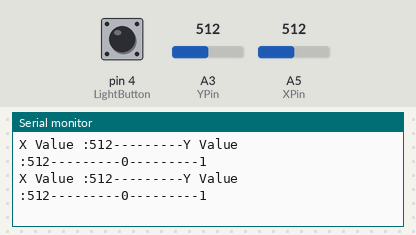
The sketch below on a simulated Arduino Nano, built with avr-gcc and run on an emulated ATmega328P. Shown: the last lines printed to the serial monitor. The test bench sets the inputs (shaded band); at power-on: A3 (YPin) = 512, pin 4 (LightButton) HIGH, A5 (XPin) = 512. No radio packets arrive unless stated.

Above: at 1.2 s.
1.3 s: A3 (YPin) set to 986
At 1.39 s:
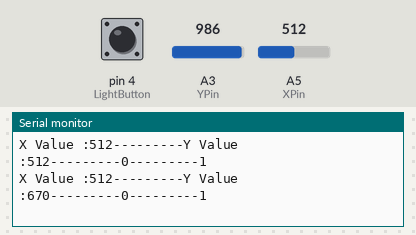
2.8 s: A3 (YPin) set to 1013
At 2.82 s:
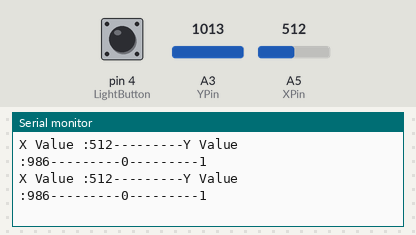
Timing chart, 0 to 5.8 s (numbered marks = the images above; inputs shaded):
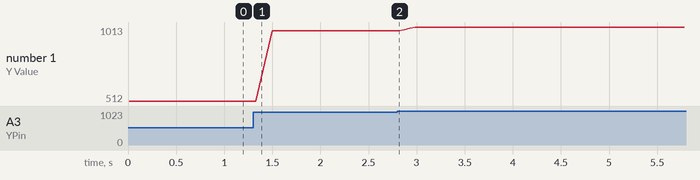

The sketch:

RCAR_Remote__NANO_.ino
```cpp
#include <RF24.h>
#include <RF24_config.h>
#include <nRF24L01.h>
#include <printf.h>
#include <stdio.h>
#include <SPI.h>


#define XPin A5
#define YPin A3
#define LightButton 4
#define LightPin 6
#define CE 9
#define CSN 10

RF24 radio(CE, CSN);  // CE, CSN
int Xvalue, Yvalue;
int HeadLihgt = 0;
bool currentButtonState;
bool lastbuttonState;
int values[] = { Xvalue, Yvalue, HeadLihgt };
const byte address[6] = "00002";

void setup() {
  Serial.begin(9600);
  pinMode(XPin, INPUT);
  pinMode(YPin, INPUT);
  pinMode(LightButton, INPUT_PULLUP);
  radio.begin();
  if (!radio.begin()) {
    Serial.println(F("radio hardware not responding!"));
    while (1) {}  // hold program in infinite loop to prevent subsequent errors
  }
  radio.openWritingPipe(address);
  //radio.enableDynamicPayloads();
  //radio.enableAckPayload();
  //radio.setRetries(10, 15);
  //radio.setAutoAck(true);
  radio.setPALevel(RF24_PA_MIN);
  radio.setDataRate(RF24_1MBPS);
  radio.printDetails();
  radio.stopListening();
}

void loop() {
  values[0] = smoothValueX(analogRead(XPin));
  values[1] = smoothValueY(analogRead(YPin));
  values[2] = HeadLihgt;
  currentButtonState = digitalRead(LightButton);
  if (currentButtonState == LOW and lastbuttonState) {
    if (HeadLihgt) {
      HeadLihgt = 0;
    } else {
      HeadLihgt = 1;
    }
  }
  lastbuttonState = digitalRead(LightButton);
  //led on the controller scnyed to the headlight
  if (HeadLihgt == 1) {
    digitalWrite(LightPin, HIGH);
  } else {
    digitalWrite(LightPin, LOW);
  }
  int rslt = radio.write(&values, sizeof(values));
  if (rslt) {}
  Serial.print("X Value :");
  Serial.print(values[0]);
  Serial.print("---------");
  Serial.print("Y Value :");
  Serial.print(values[1]);
  Serial.print("---------");
  Serial.print(values[2]);
  Serial.print("---------");
  Serial.println(rslt);
}
int smoothValueX(int value) {
  const static int arraySize = 3;
  static boolean isArrayFull = false;
  static int index = 0;
  static int denominator;
  static int sum = 0;
  static int average = 0;
  static int array[arraySize];
  if (isArrayFull) {
    sum -= array[index];
    denominator = arraySize;
  } else {
    denominator = index + 1;
  }
  sum += value;
  array[index] = value;
  average = sum / denominator;
  if (index < arraySize) {
    index += 1;
  }
  if (index == arraySize) {
    isArrayFull = true;
  }
  if (index >= arraySize) {
    index = 0;
  }
  return average;
}

int smoothValueY(int value) {
  const static int arraySize = 3;
  static boolean isArrayFull = false;
  static int index = 0;
  static int denominator;
  static int sum = 0;
  static int average = 0;
  static int array[arraySize];
  if (isArrayFull) {
    sum -= array[index];
    denominator = arraySize;
  } else {
    denominator = index + 1;
  }
  sum += value;
  array[index] = value;
  average = sum / denominator;
  if (index < arraySize) {
    index += 1;
  }
  if (index == arraySize) {
    isArrayFull = true;
  }
  if (index >= arraySize) {
    index = 0;
  }
  return average;
}
```

Measured:
- after the input at 1.3 s, the serial monitor: prints a new line after 0.09 s (image 1)
- plotted number 1: 512 → 986 after the input at 1.3 s, 986 → 1013 after the input at 2.8 s
